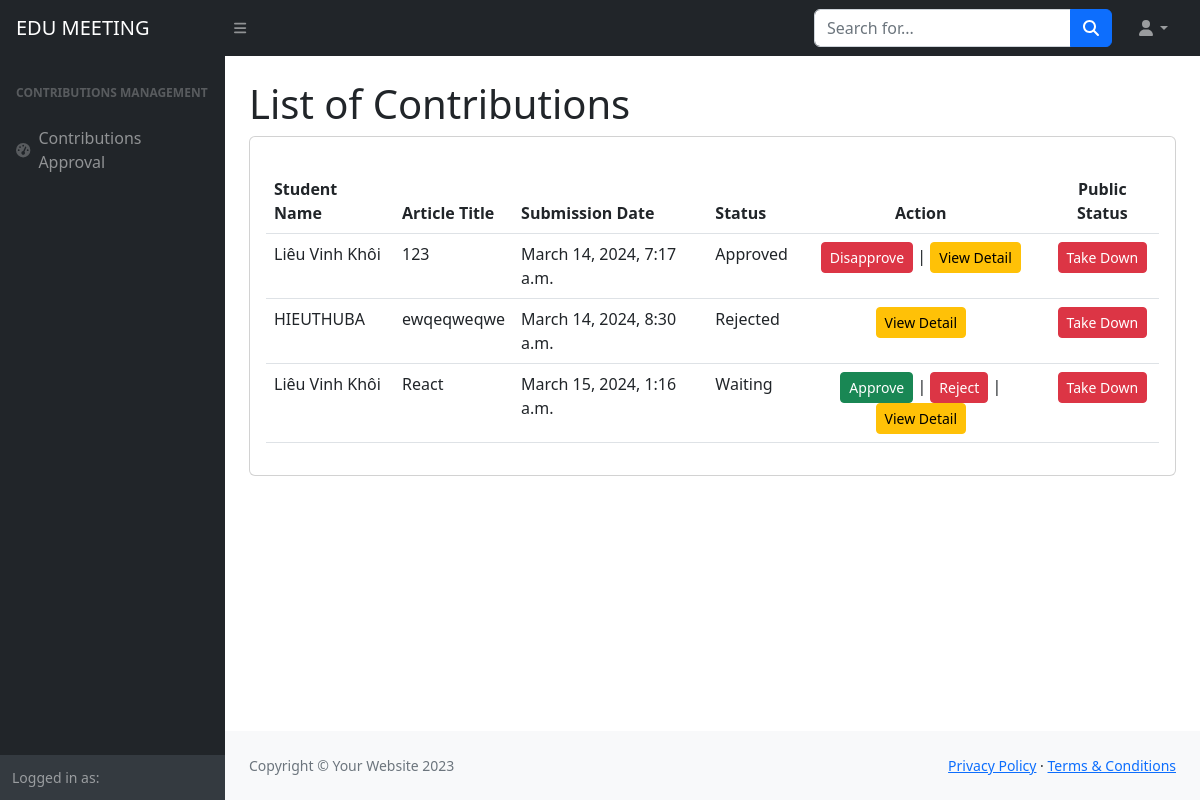
Page /ad/contributions/manage/ on the earlier database version.
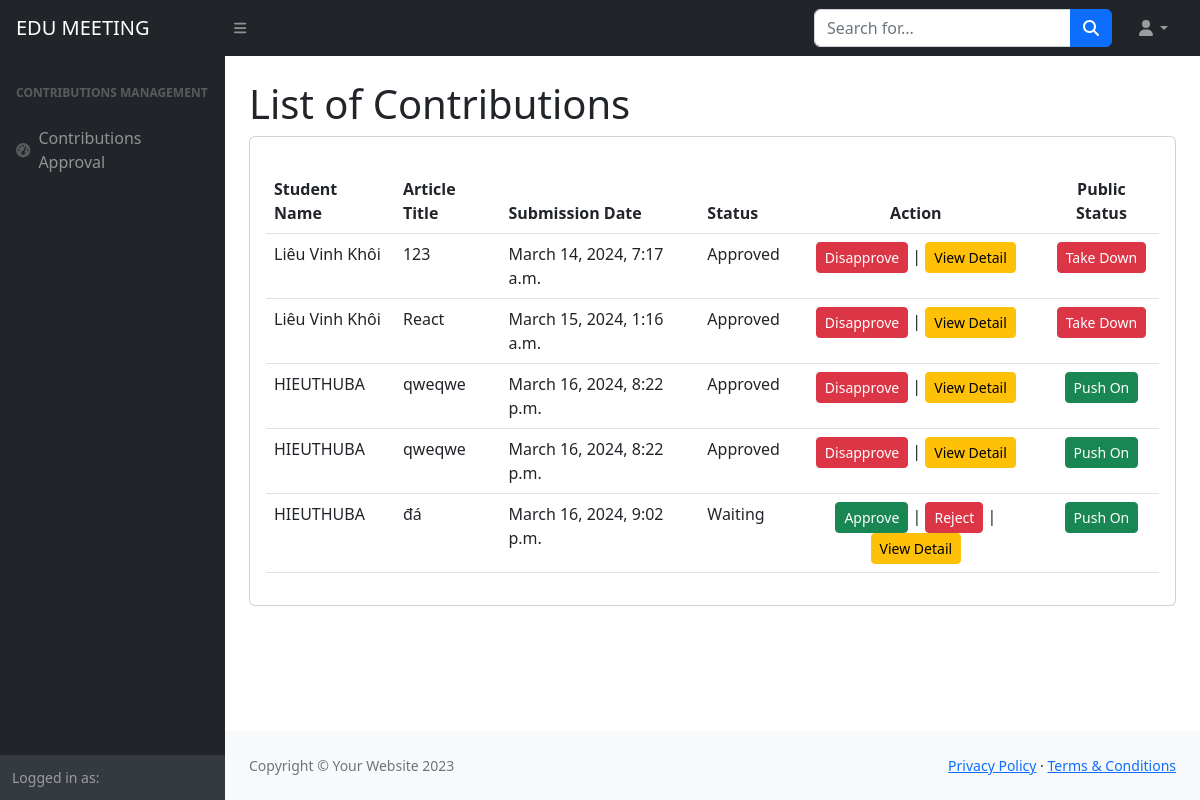
Same page on the later database version.
### home/models.py (models this page shows, shortened)
class UserProfile(models.Model):
    user = models.OneToOneField(User, on_delete=models.CASCADE, primary_key=True)
    fullname = models.CharField(max_length=50)
    roles = models.ManyToManyField(Role, related_name='users')
    faculty = models.ForeignKey('Faculties', on_delete=models.CASCADE, null=True, blank=True)
    email = models.EmailField(max_length=254, unique=True, blank=True, null=True)
    phone = models.CharField(max_length=15)
    academic_Year = models.ForeignKey(AcademicYear,blank=True, null =True, on_delete=models.CASCADE)

class Contributions(models.Model):
    user = models.ManyToManyField(UserProfile)
    title = models.CharField(max_length=30)
    content = models.TextField(null = True)
    faculty = models.ForeignKey(Faculties,on_delete=models.CASCADE)
    term = models.BooleanField(default=False)
    createAt = models.DateTimeField(auto_now_add=True)
    academic_Year = models.ForeignKey(AcademicYear,blank=True, null =True, on_delete=models.CASCADE)
    reject_reason = models.TextField(blank=True, null=True)
    status = models.CharField(max_length=10,  default='waiting')
    public = models.BooleanField(default = False)

### home/views.py (the view)
# urls.py: path('ad/contributions/manage/', views.all_contributions_view, name='manage_contributions'),
def all_contributions_view(request):
    contributions = Contributions.objects.all()  # Fetch all contributions from the database
    context = {
        'contributions': contributions
    }
    return render(request, 'manage_contributions.html', context)

### templates/manage_contributions.html (shortened to what the changed rows need)
{%load static%}
<!DOCTYPE html>
<html lang="en">
    <head>
        <link href="https://cdn.jsdelivr.net/npm/simple-datatables@7.1.2/dist/style.min.css" rel="stylesheet" />
        <link href="{% static 'css/styles.css' %}" rel="stylesheet" />
    </head>
    <body class="sb-nav-fixed">
        <div id="layoutSidenav">
            <div id="layoutSidenav_content">
                <main>
                    <div class="container-fluid px-4">
                        <h1 class="mt-4">List of Contributions</h1>
                        <div class="card mb-4">
                            <div class="card-body">
                              <form method="post" enctype="">
                                <table class="table mt-3">
                                  <thead class="thead-dark">
                                    <tr>
                                      <th scope="col">Student Name</th>
                                      <th scope="col">Article Title</th>
                                      <th scope="col">Submission Date</th>
                                      <th scope="col">Status</th>
                                      <th class="text-center" scope="col">Action</th>
                                      <th class="text-center" scope="col">Public Status </th>
                                    </tr>
                                  </thead>
                                  <tbody>
                                    {% for contribution in contributions %}
                                    <tr>
                                        <td>
                                          {% for user in contribution.user.all %}
                                              {{ user.fullname }}
                                          {% endfor %}
                                        </td>
                                        <td>{{ contribution.title }}</td>
                                        <td>{{ contribution.createAt }}</td>
                                        <td>
                                            {% if contribution.status == 'approved' %}
                                                Approved
                                            {% elif contribution.status == 'rejected' %}
                                                Rejected
                                            {% else %}
                                                Waiting
                                            {% endif %}
                                        </td>
                                        <td>
                                            <div class="text-center">
                                            {% if contribution.status == 'waiting' %}
                                                <a href="{% url 'approve_contribution' contribution.id %}" class="btn btn-success btn-sm">Approve</a> |
                                                <a href="{% url 'reject_contribution' contribution.id %}" class="btn btn-danger reject-btn btn-sm" data-bs-toggle="modal" data-bs-target="#rejectModal" data-contribution-id="{{ contribution.id }}">Reject</a> |
                                                <a href="{% url 'contributions_detail' contribution.id %}" class="btn btn-warning btn-sm">View Detail</a>
                                            {% elif contribution.status == 'approved' %}
                                                <a href="#" class="btn btn-danger btn-sm">Disapprove</a> |
                                                <a href="{% url 'contributions_detail' contribution.id %}" class="btn btn-warning btn-sm">View Detail</a>
                                            {% elif contribution.status == 'rejected' %}
                                                <a href="{% url 'contributions_detail' contribution.id %}" class="btn btn-warning btn-sm">View Detail</a>
                                            {% endif %}
                                            </div>
                                        </td>
                                        <td>
                                            <div class="text-center">
                                            {% if contribution.public %}
                                              <a href="{% url 'public_contribution' contribution.id %}?public=non" class="btn btn-danger btn-sm">Take Down</a>
                                            {% else %}
                                                <a href="{% url 'public_contribution' contribution.id %}?public=pub" class="btn btn-success btn-sm">Push On</a>
                                            {% endif %}
                                          </div>
                                        </td>
                                    </tr>
                                    {% endfor %}
                                  </tbody>
                                </table>
                              </form>
                            </div>
                        </div>
                    </div>
                </main>
            </div>
        </div>
    </body>
</html>

Differences in the rows shown:
removed Contributions: title "ewqeqweqwe", createAt "March 14, 2024, 8:30 a.m.", status "Rejected", public "Take Down", UserProfile (fullname "HIEUTHUBA")
changed Contributions "React": status "Waiting Approve Reject" → "Approved Disapprove"
added Contributions: title "qweqwe", createAt "March 16, 2024, 8:22 p.m.", status "Approved", public "Push On", UserProfile (fullname "HIEUTHUBA")
added Contributions: title "qweqwe", createAt "March 16, 2024, 8:22 p.m.", status "Approved", public "Push On", UserProfile (fullname "HIEUTHUBA")
added Contributions: title "đá", createAt "March 16, 2024, 9:02 p.m.", status "Waiting", public "Push On", UserProfile (fullname "HIEUTHUBA")
